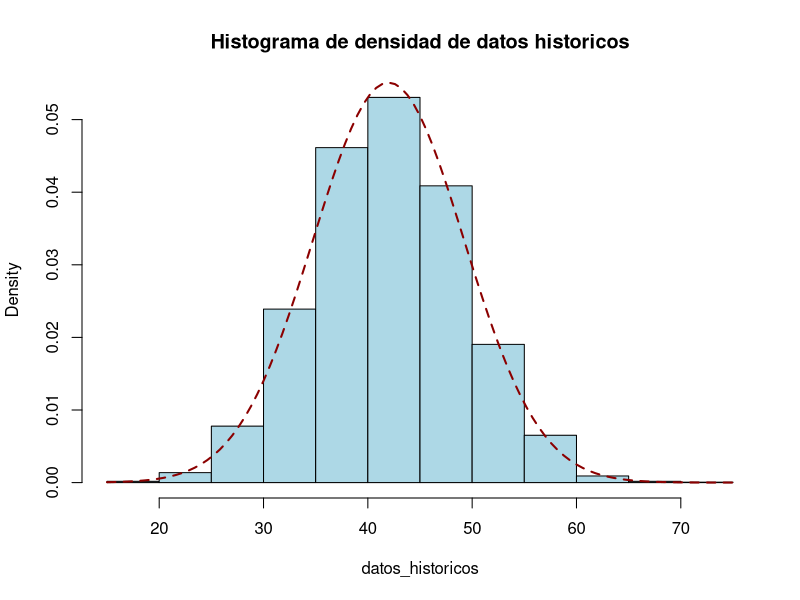

Here is the R script that generated this plot:
## ---- chunk 1
set.seed(1234)
datos_historicos = read.csv("datos_historicos.csv")$play.delay
datos_nueva_version = read.csv("datos_nueva_version.csv")$play.delay

## ---- chunk 2
media_muestral <- round(mean(datos_historicos),2)
var_muestral <- round(var(datos_historicos),2)

## ---- chunk 3
hist(datos_historicos, prob = TRUE, col = "lightblue", main = "Histograma de densidad de datos historicos")
curve(dnorm(x, mean = media_muestral, sd = sqrt(var_muestral)), lwd = 2, lty = 2, add = TRUE, col = "darkred")

## ---- chunk 4

mu_estimado = round(mean(datos_nueva_version),2)

